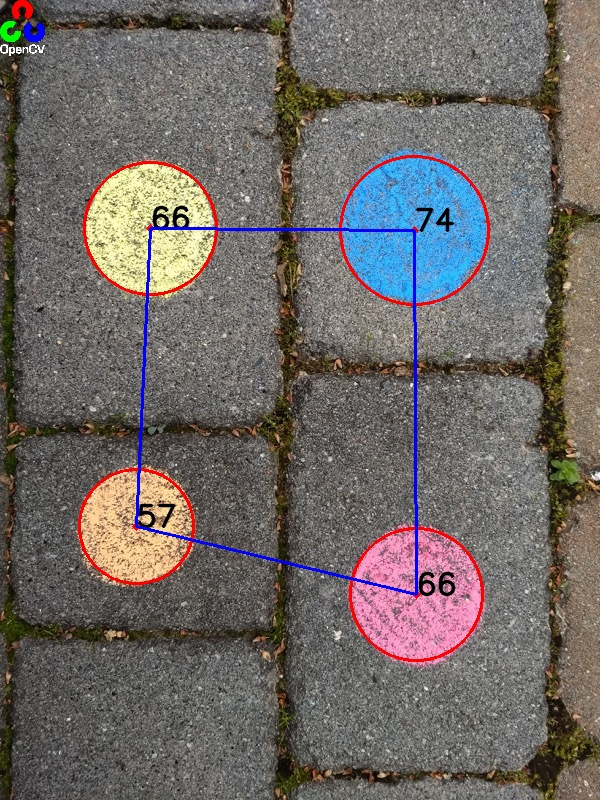
#> input picture test.jpg, 600 x 800 px
$ python threshold.py test.jpg
#> lines starting #> are read from the running program, lines starting #| are printed output that depends on the picture; after the words box and inside, x2 and y2 are one past the last pixel; in counts of white or black regions, pixels touching at a corner belong together
import cv2
import sys
import numpy as np

def nothing(x):
    pass

# Create a window
cv2.namedWindow('image', cv2.WINDOW_NORMAL)

# create trackbars for color change
cv2.createTrackbar('HMin','image',0,179,nothing) # Hue is from 0-179 for Opencv
#> slider 'HMin' is set to 35
cv2.createTrackbar('SMin','image',0,255,nothing)
#> slider 'SMin' is set to 51
cv2.createTrackbar('VMin','image',0,255,nothing)
#> slider 'VMin' is set to 51
cv2.createTrackbar('HMax','image',0,179,nothing)
#> slider 'HMax' is set to 179
cv2.createTrackbar('SMax','image',0,255,nothing)
#> slider 'SMax' is set to 255
cv2.createTrackbar('VMax','image',0,255,nothing)
#> slider 'VMax' is set to 255

# Set default value for MAX HSV trackbars.
cv2.setTrackbarPos('HMax', 'image', 179)
cv2.setTrackbarPos('SMax', 'image', 255)
cv2.setTrackbarPos('VMax', 'image', 255)

# Initialize to check if HSV min/max value changes
hMin = sMin = vMin = hMax = sMax = vMax = 0
phMin = psMin = pvMin = phMax = psMax = pvMax = 0

img = cv2.imread(sys.argv[1])
#> img is the input picture: shape (800, 600, 3); mean B, G, R 102.3, 105.4, 111.5
hsv = cv2.cvtColor(img, cv2.COLOR_BGR2HSV)
#> hsv: shape (800, 600, 3); mean H, S, V 35.1, 48.7, 118.8
isoSat = hsv[:, :, 1]
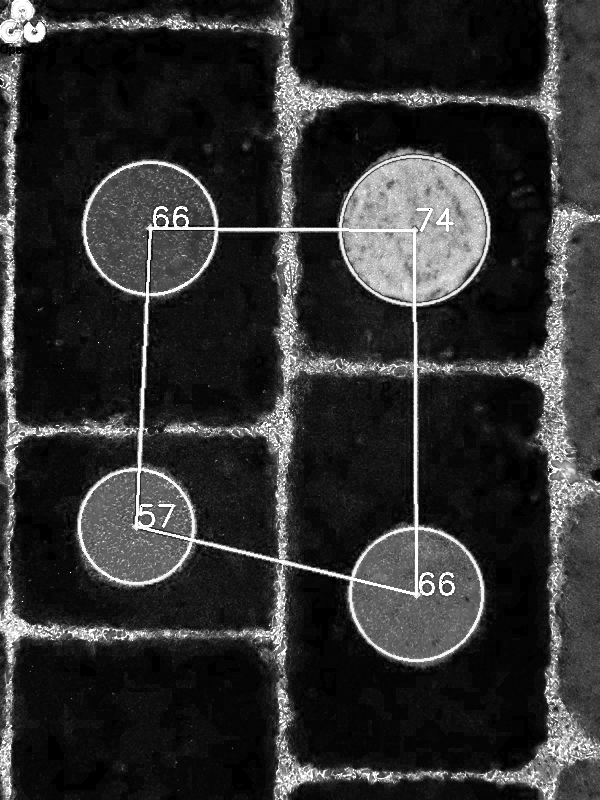
#> isoSat: shape (800, 600); min 0, max 255, mean 48.7
equSat = cv2.equalizeHist(isoSat)
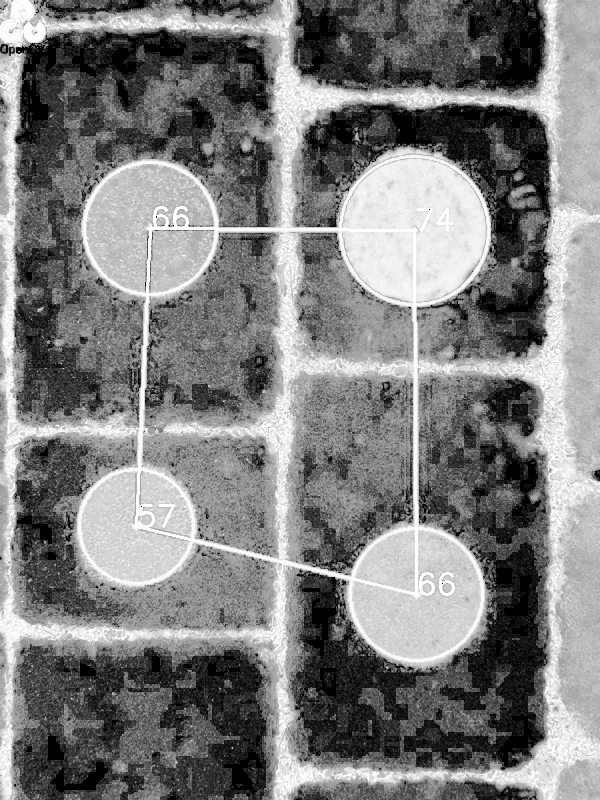
#> equSat: shape (800, 600); min 0, max 255, mean 125.9
res = np.hstack((isoSat,equSat))
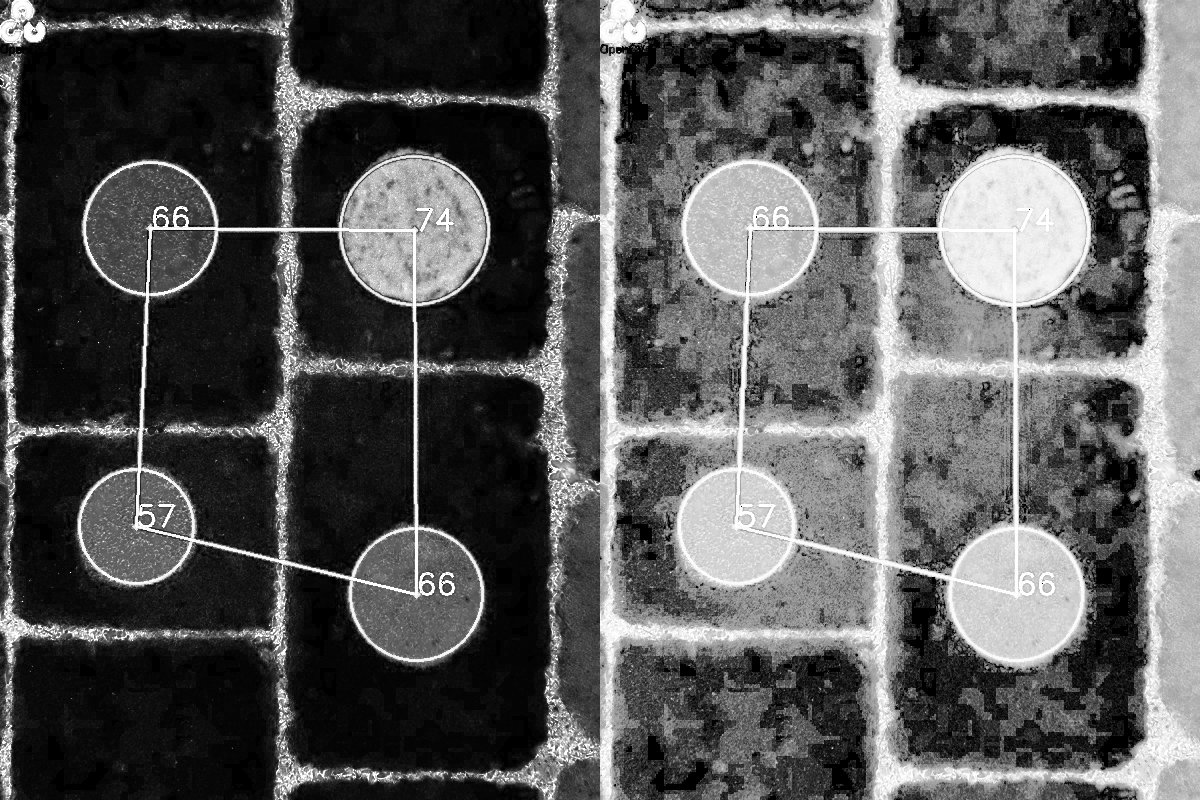
#> res: shape (800, 1200); min 0, max 255, mean 87.3
equHsv = hsv.copy()
equHsv[:,:,1] = equSat
#> equHsv: shape (800, 600, 3); mean H, S, V 35.1, 125.9, 118.8
corImg = img
# corImg = cv2.cvtColor(equHsv, cv2.COLOR_HSV2BGR)
output = corImg
waitTime = 33

while(1):

    # get current positions of all trackbars
    hMin = cv2.getTrackbarPos('HMin','image')
    sMin = cv2.getTrackbarPos('SMin','image')
    vMin = cv2.getTrackbarPos('VMin','image')

    hMax = cv2.getTrackbarPos('HMax','image')
    sMax = cv2.getTrackbarPos('SMax','image')
    vMax = cv2.getTrackbarPos('VMax','image')

    # Set minimum and max HSV values to display
    lower = np.array([hMin, sMin, vMin])
    upper = np.array([hMax, sMax, vMax])

    # Create HSV Image and threshold into a range.
    hsv = cv2.cvtColor(corImg, cv2.COLOR_BGR2HSV)
    mask = cv2.inRange(hsv, lower, upper)
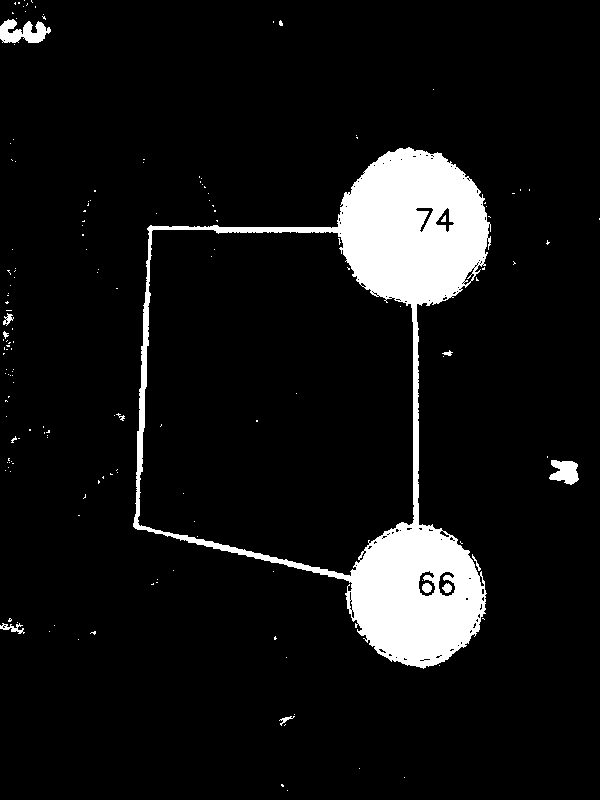
#> mask: shape (800, 600); 8.2% white; 162 white regions (149 under 20 px), largest, box (x1, y1, x2, y2) and area: (133, 147, 491, 669) 37190, (0, 19, 51, 43) 773, (549, 460, 579, 485) 514
    output = cv2.bitwise_and(corImg,corImg, mask= mask)
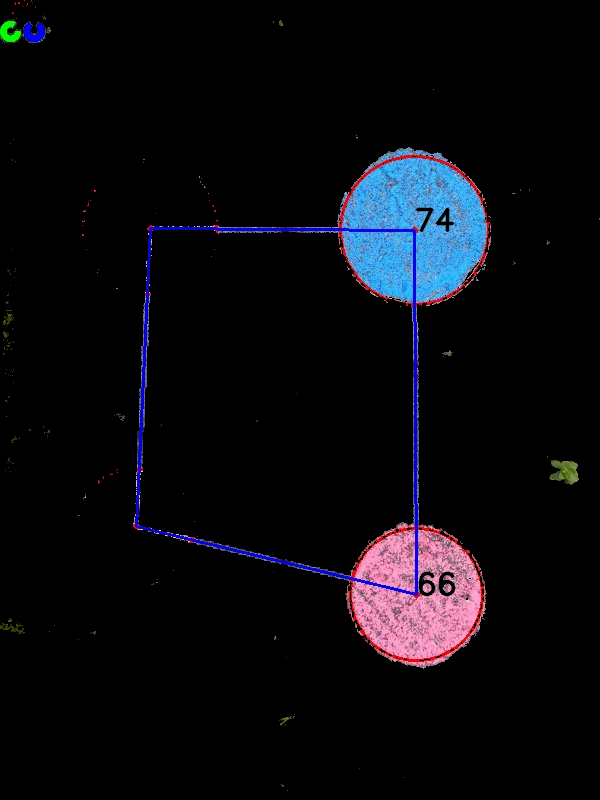
#> output: shape (800, 600, 3); mean B, G, R 14.9, 10.1, 10.2

    # Print if there is a change in HSV value
    if( (phMin != hMin) | (psMin != sMin) | (pvMin != vMin) | (phMax != hMax) | (psMax != sMax) | (pvMax != vMax) ):
        print("(hMin = %d , sMin = %d, vMin = %d), (hMax = %d , sMax = %d, vMax = %d)" % (hMin , sMin , vMin, hMax, sMax , vMax))
        phMin = hMin
        psMin = sMin
        pvMin = vMin
        phMax = hMax
        psMax = sMax
        pvMax = vMax

    # Display output image
    cv2.imshow('image',output)

    # Wait longer to prevent freeze for videos.
    if cv2.waitKey(waitTime) & 0xFF == ord('q'):
#> (key q is pressed here)
        break

cv2.destroyAllWindows()

$ run again, on ColorBlobs5.jpg
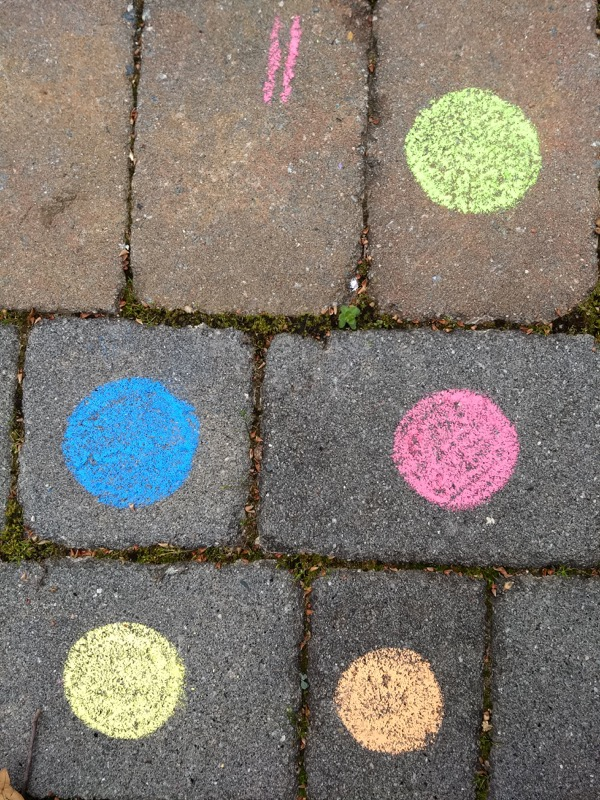
#> input picture ColorBlobs5.jpg, 600 x 800 px
#> img is the input picture: shape (800, 600, 3); mean B, G, R 112.7, 120.9, 127.9
#> hsv: shape (800, 600, 3); mean H, S, V 42.5, 47.3, 133.8
#> equHsv: shape (800, 600, 3); mean H, S, V 42.5, 117.3, 133.8
#> `mask = cv2.inRange(hsv, lower, upper)`:
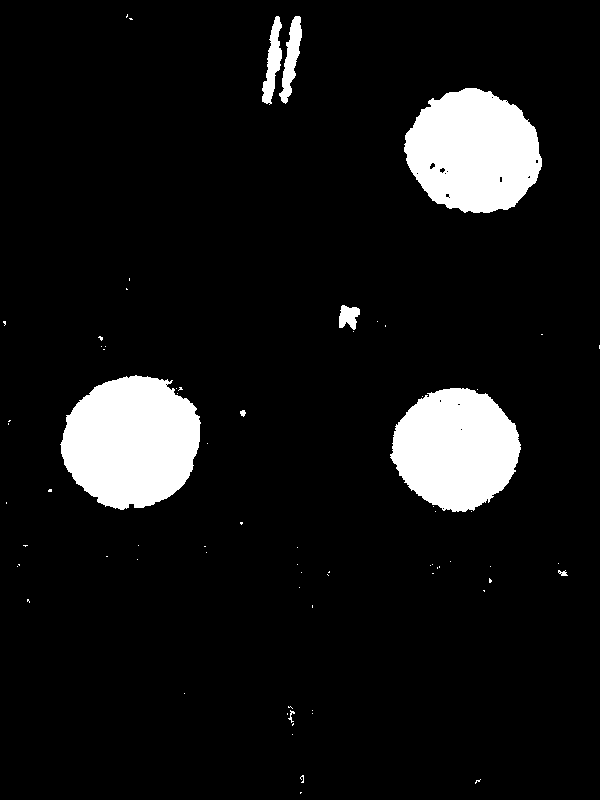
#> mask: shape (800, 600); 8.7% white; 73 white regions (64 under 20 px), largest, box (x1, y1, x2, y2) and area: (60, 375, 201, 510) 14316, (404, 88, 542, 213) 12946, (390, 388, 521, 512) 11988
#> `output = cv2.bitwise_and(corImg,corImg, mask= mask)`:
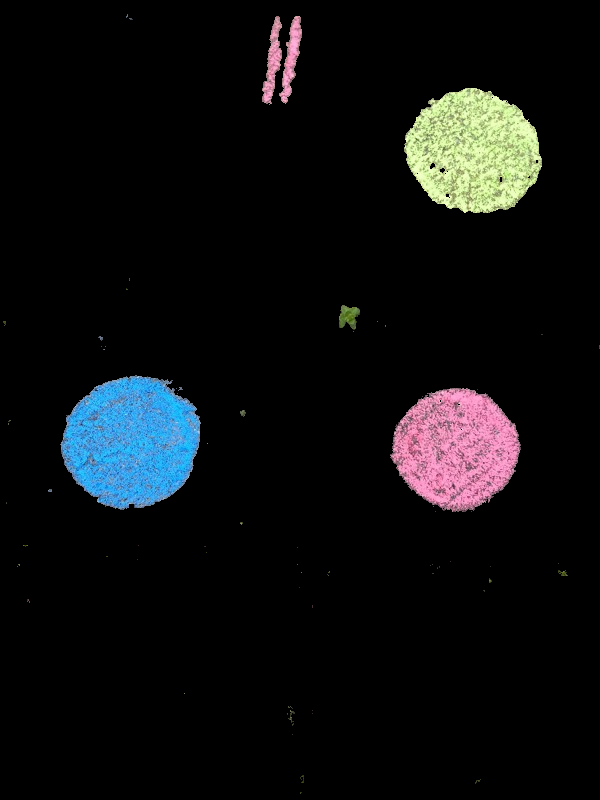
#> output: shape (800, 600, 3); mean B, G, R 15.8, 14.8, 13.6
